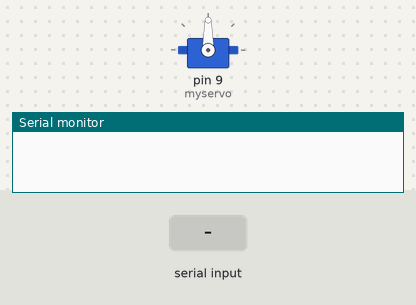
Recording of a sketch running on a simulated Arduino Uno, built with avr-gcc and run on an emulated ATmega328P. Shown: servo, the last lines printed to the serial monitor. The test bench sets the inputs (shaded band).

Above: at 1.2 s.
1.3 s: "R" received over Serial
At 4.2 s:
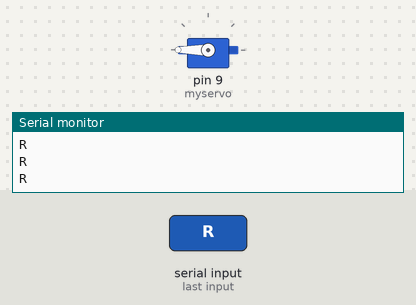
4.3 s: "L" received over Serial
At 8.1 s:
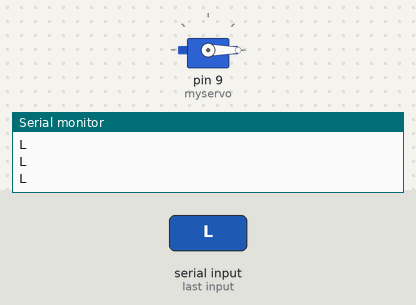
Timing chart, 0 to 9.6 s (numbered marks = the images above; inputs shaded):
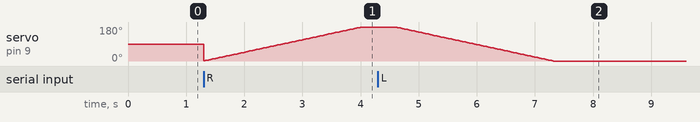

The sketch:

Servo-blutooth.ino
```cpp
#include <Servo.h>
Servo myservo;
int val;
int state;
void setup() {
  myservo.attach(9);
  Serial.begin(9600);
}
void loop() {
 if(Serial.available() >0)
  {
    state = Serial.read();
    }
  if(state == 'R' ){
    val = val+1;
    myservo.write(val);
    delay(15);
    Serial.println("R");
    }
  else if (state == 'L' ) {
    val = val-1;
    myservo.write(val);
    delay(15);
    Serial.println("L");

    }
}
```
